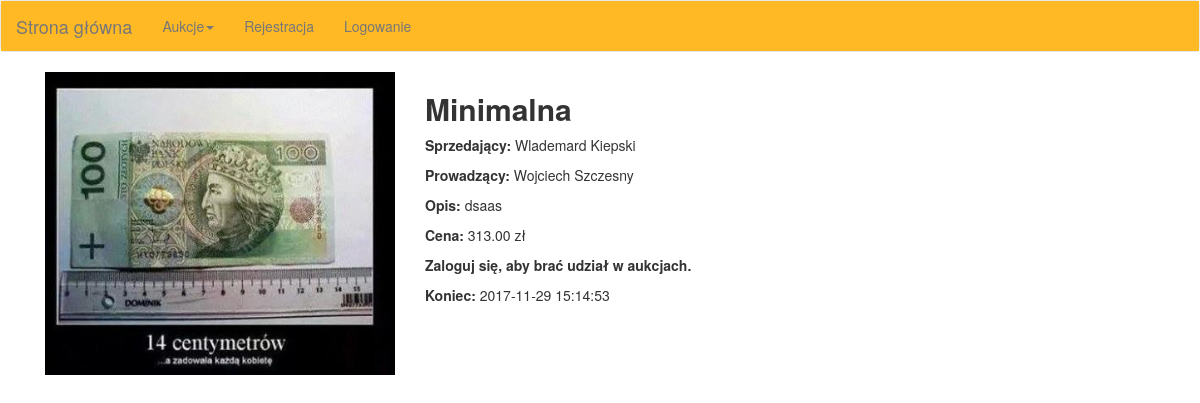
The page /index.php/aukcje/szczegoly/3 on the database its author committed.
### tables this page shows
CREATE TABLE `aukcje` (
  `id` int(11) NOT NULL,
  `idKategorii` int(11) NOT NULL,
  `idUzytkownika` int(11) NOT NULL,
  `idProwadzacego` int(11) DEFAULT NULL,
  `tytul` tinytext NOT NULL,
  `opis` text NOT NULL,
  `koniec` datetime NOT NULL,
  `aktywna` tinyint(1) NOT NULL,
  `cena` float NOT NULL,
  `zdjecie` tinytext NOT NULL,
  `minimalna` float DEFAULT NULL,
  `spadek` float DEFAULT NULL
);

CREATE TABLE `uzytkownicy` (
  `id` int(11) NOT NULL,
  `imie` tinytext NOT NULL,
  `nazwisko` tinytext NOT NULL,
  `login` tinytext NOT NULL,
  `haslo` tinytext NOT NULL
);

### application/controllers/Aukcje.php (called while the page is built, shortened)
<?php
class Aukcje extends CI_Controller {
  public function __construct() {
    $this->load->model('aukcjeModel');
  }
  public function szczegoly($id=false) {
    if(!($data['aukcja']=$this->aukcjeModel->wczytajAukcje($id))) show_404();
    $data['tytul']=$data['aukcja']['tytul'];
    $this->load->view('szablon/start',$data);
    $this->load->view('szablon/menu');
    $this->load->view('aukcje/szczegoly');
    $this->load->view('szablon/komunikat');
    $this->load->view('szablon/koniec');
  }
}

### index.php (called while the page is built, shortened)
<?php
require_once BASEPATH.'core/CodeIgniter.php';

### application/models/AukcjeModel.php (called while the page is built, shortened)
<?php
class AukcjeModel extends CI_Model {
  public function wczytajAukcje($id) {
    return $this->db->get_where('aukcje',array('id'=>$id))->row_array();
  }
}

### application/views/aukcje/szczegoly.php (the view, shortened to what this page needs)
<?php
$uzytkownik=$this->db->get_where('uzytkownicy',array('id'=>$aukcja['idUzytkownika']))->row_array();
if($aukcja['zdjecie']) $zdjecie=base_url($aukcja['zdjecie']);
else $zdjecie=base_url('zdjecia/brak.png');
?>
<div class="container auction-details">
  <div class="col-xs-12 col-md-4">
    <img class="img-responsive" src="<?=$zdjecie?>">
  </div>
  <div class="col-xs-12 col-md-8">
    <h2><b><?=$aukcja['tytul']?></b></h2>
    <p><b>Sprzedający:</b> <?=$uzytkownik['imie'].' '.$uzytkownik['nazwisko']?></p>
    <p><b>Prowadzący:</b> <?php if($aukcja['idProwadzacego']) {
      $prowadzacy=$this->db->get_where('uzytkownicy',array('id'=>$aukcja['idProwadzacego']))->row_array();
      echo $prowadzacy['imie'].' '.$prowadzacy['nazwisko'];
    } else echo 'brak'; ?></p>
    <p><b>Opis:</b> <?=$aukcja['opis']?></p>
    <?php
    if($aukcja['aktywna']) {
      if($this->session->userdata('zalogowany') && $this->session->userdata('id')!=$uzytkownik['id']) {
        switch($aukcja['idKategorii']) {
          case '1':
          case '2': {
            ?>
            <?=form_open('aukcje/szczegoly/'.$aukcja['id'], array('class' => 'add-new-price form-content'))?>
            <div class="form-input">
                <input class="form-control" type="number" name="cena" min="<?=($aukcja['cena']+1)?>" value="<?=$aukcja['cena']?>">
            </div>
            <input class="btn btn-default" type="submit" name="podbij" value="Podbij cenę">
            </form>
            <?php
            break;
          }
          case '3': {
            ?>
            <p><b>Cena:</b> <?=number_format($aukcja['cena'],2).' zł'?></p>
            <p><b>Spadek co godzinę:</b> <?=number_format($aukcja['spadek'],2).' zł'?></p>
            <?=form_open('aukcje/szczegoly/'.$aukcja['id'])?>
            <input class="btn btn-default" type="submit" name="kup" value="Kup teraz">
            </form>
            <?php
            break;
          }
        }
        ?>
          <?=anchor('wiadomosci/rozmowa/'.$aukcja['idUzytkownika'],'Napisz wiadomość',array('class'=>'btn btn-default write-message'))?>
        <?php
      }
      elseif($this->session->userdata('id')!=$uzytkownik['id']) {
        ?>
          <p><b>Cena:</b> <?=number_format($aukcja['cena'],2).' zł'?></p>
        <p><b>Zaloguj się, aby brać udział w aukcjach.</b></p>
        <?php
      }
      else {
        ?>
        <p><b>Cena:</b> <?=number_format($aukcja['cena'],2).' zł'?></p>
        <?php
      }
    }
    else {
      ?>
      <p><b>Cena:</b> <?=number_format($aukcja['cena'],2).' zł'?></p>
      <p><b>Aukcja zakończona.</b></p>
      <?php
    }
    ?>
    <p><b>Koniec:</b> <?=$aukcja['koniec']?></p>
  </div>
</div>

### css/style.css (style rules this page uses)
.nav.navbar-nav li a { transition: 0.25s; }
.auction-details h2 { width: 70%; }

### rows shown on the page
aukcje: zdjecie (picture), tytul "Minimalna", opis "dsaas", cena "313.00", koniec "2017-11-29 15:14:53"
uzytkownicy: imie "Wlademard", nazwisko "Kiepski"
uzytkownicy: imie "Wojciech", nazwisko "Szczesny"

### other values the page prints
anchor('rejestracja','Rejestracja') "Rejestracja"
anchor('logowanie','Logowanie') "Logowanie"
